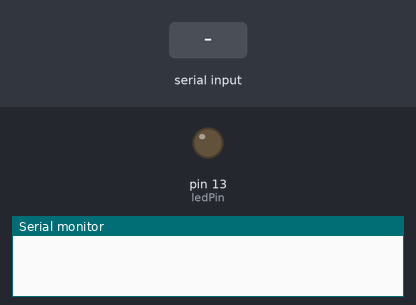
Recording of a sketch running on a simulated Arduino Uno, built with avr-gcc and run on an emulated ATmega328P. Shown: output pins drawn as LEDs (lit = HIGH), the last lines printed to the serial monitor. Inputs (shaded band) come from the test bench.

Above: at 1.2 s.
1.3 s: "SABZ\n" received over Serial
At 1.6 s:
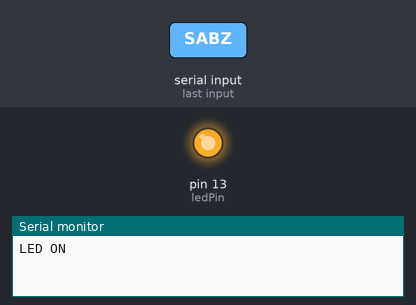
4.3 s: "50\n" received over Serial
At 5.0 s:
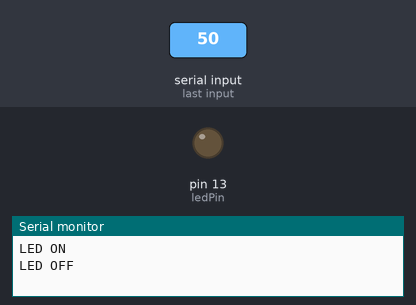
Timing chart, 0 to 7.3 s (numbered marks = the images above; inputs shaded):
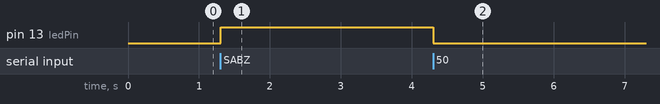

Measured:
- after the input at 1.3 s, pin 13 (ledPin): LOW → HIGH at once
- after the input at 4.3 s, pin 13 (ledPin): HIGH → LOW at once

The sketch:

tamrin5.ino
```cpp
const int ledPin = 13;

void setup() {
  pinMode(ledPin, OUTPUT);
  Serial.begin(9600);
}

void loop() {
  if (Serial.available() > 0) {
    String command = Serial.readStringUntil('\n');
    int value = command.toInt();
    if (command == "SABZ") {
      digitalWrite(ledPin, HIGH);
      Serial.println("LED ON");
    } else if (value == 50) {
      digitalWrite(ledPin, LOW);
      Serial.println("LED OFF");
    } else {
      Serial.println("invalid cammand");
    }
  }
}
```
